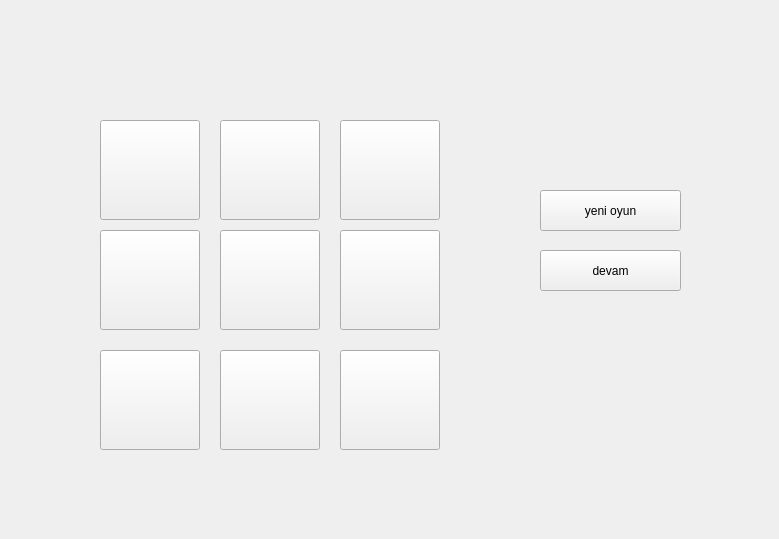
<?xml version="1.0" encoding="UTF-8"?>
<ui version="4.0">
 <class>MainWindow</class>
 <widget class="QMainWindow" name="MainWindow">
  <property name="geometry">
   <rect>
    <x>0</x>
    <y>0</y>
    <width>779</width>
    <height>539</height>
   </rect>
  </property>
  <property name="windowTitle">
   <string>MainWindow</string>
  </property>
  <widget class="QWidget" name="centralwidget">
   <widget class="QPushButton" name="pushButton_1">
    <property name="geometry">
     <rect>
      <x>100</x>
      <y>120</y>
      <width>100</width>
      <height>100</height>
     </rect>
    </property>
    <property name="text">
     <string/>
    </property>
   </widget>
   <widget class="QPushButton" name="pushButton_2">
    <property name="geometry">
     <rect>
      <x>220</x>
      <y>120</y>
      <width>100</width>
      <height>100</height>
     </rect>
    </property>
    <property name="text">
     <string/>
    </property>
   </widget>
   <widget class="QPushButton" name="pushButton_3">
    <property name="geometry">
     <rect>
      <x>340</x>
      <y>120</y>
      <width>100</width>
      <height>100</height>
     </rect>
    </property>
    <property name="text">
     <string/>
    </property>
   </widget>
   <widget class="QPushButton" name="pushButton_4">
    <property name="geometry">
     <rect>
      <x>100</x>
      <y>230</y>
      <width>100</width>
      <height>100</height>
     </rect>
    </property>
    <property name="text">
     <string/>
    </property>
   </widget>
   <widget class="QPushButton" name="pushButton_5">
    <property name="geometry">
     <rect>
      <x>220</x>
      <y>230</y>
      <width>100</width>
      <height>100</height>
     </rect>
    </property>
    <property name="text">
     <string/>
    </property>
   </widget>
   <widget class="QPushButton" name="pushButton_6">
    <property name="geometry">
     <rect>
      <x>340</x>
      <y>230</y>
      <width>100</width>
      <height>100</height>
     </rect>
    </property>
    <property name="text">
     <string/>
    </property>
   </widget>
   <widget class="QPushButton" name="pushButton_7">
    <property name="geometry">
     <rect>
      <x>100</x>
      <y>350</y>
      <width>100</width>
      <height>100</height>
     </rect>
    </property>
    <property name="text">
     <string/>
    </property>
   </widget>
   <widget class="QPushButton" name="pushButton_8">
    <property name="geometry">
     <rect>
      <x>220</x>
      <y>350</y>
      <width>100</width>
      <height>100</height>
     </rect>
    </property>
    <property name="text">
     <string/>
    </property>
   </widget>
   <widget class="QPushButton" name="pushButton_9">
    <property name="geometry">
     <rect>
      <x>340</x>
      <y>350</y>
      <width>100</width>
      <height>100</height>
     </rect>
    </property>
    <property name="text">
     <string/>
    </property>
   </widget>
   <widget class="QPushButton" name="pushButton_yeni_oyun">
    <property name="geometry">
     <rect>
      <x>540</x>
      <y>190</y>
      <width>141</width>
      <height>41</height>
     </rect>
    </property>
    <property name="text">
     <string>yeni oyun</string>
    </property>
   </widget>
   <widget class="QPushButton" name="pushButton_devam">
    <property name="geometry">
     <rect>
      <x>540</x>
      <y>250</y>
      <width>141</width>
      <height>41</height>
     </rect>
    </property>
    <property name="text">
     <string>devam</string>
    </property>
   </widget>
   <widget class="QLabel" name="label">
    <property name="geometry">
     <rect>
      <x>540</x>
      <y>330</y>
      <width>181</width>
      <height>81</height>
     </rect>
    </property>
    <property name="text">
     <string/>
    </property>
   </widget>
  </widget>
 </widget>
 <resources/>
 <connections/>
</ui>
